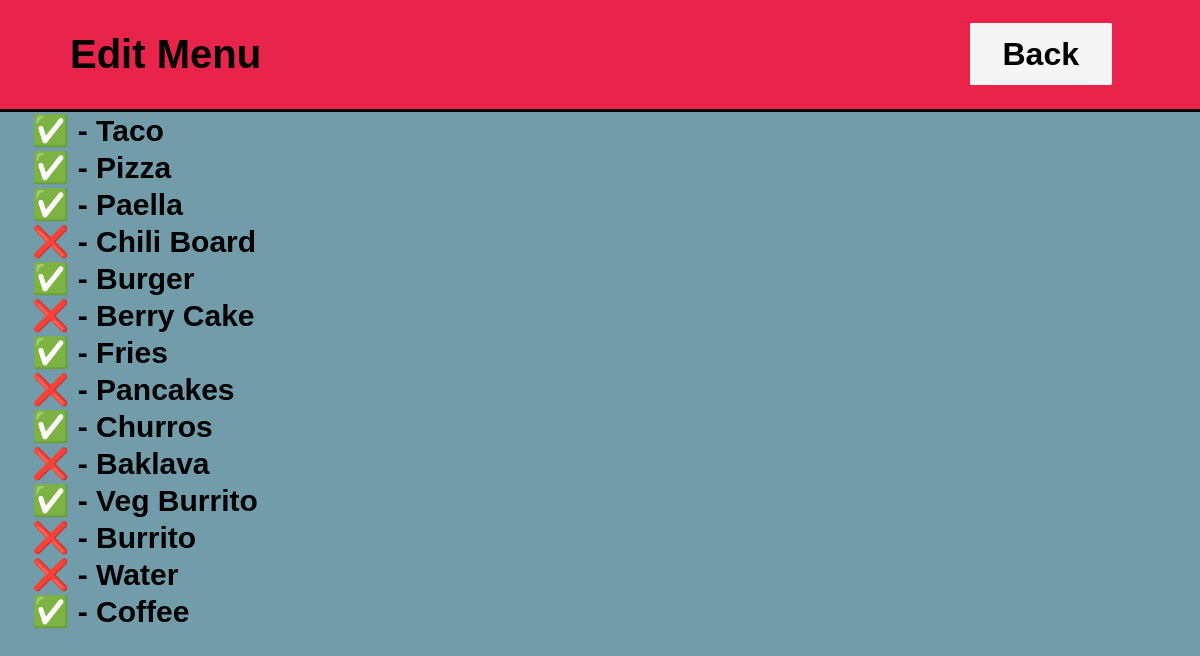
/app/editMenu, run on the app's committed database.
### app/models.py (models this page shows, shortened)
class MenuItem(models.Model):
    categoryOptions = {
        ('starters', 'Starter'),
        ('mains', 'Main'),
        ('desserts', 'Dessert'),
        ('drinks', 'Drink')
    }
    spiceOptions = {
        ('spiceless', 'Spiceless'), #there is no filter option for this but it is the default option (?)
        ('mild', 'Mild'),
        ('hot', 'Hot'),
        ('atomic', 'Atomic')
    }
    allergyOptions = {
        ('none', 'None'), #there is no filter option for this but it is the default option (?)
        ('dairy', 'Dairy'),
        ('gluten', 'Gluten'),
        ('nuts', 'Nuts'),
        ('vegetarian', 'Vegetarian')
    }
    menuItemID = models.AutoField(primary_key=True)
    available = models.BooleanField()
    name = models.CharField(max_length=30)
    description = models.CharField(max_length=120, default = 'Delicious meal')
    price = models.FloatField()
    calories = models.IntegerField(validators=[MaxValueValidator(3500)], default = 150)
    image = models.ImageField(upload_to='MenuItemImages/', blank=False, null=False)
    category = models.CharField(max_length=30, default = 'mains', choices=categoryOptions)
    spice = models.CharField(max_length = 15, default = 'spiceless', choices=spiceOptions)
    allergy = models.CharField(max_length = 30, default = 'none', choices=allergyOptions) #uses string, not discrete options

### app/views.py (the view)
# urls.py: path('editMenu', editMenu, name="editMenu"),
def editMenu(request):
    itemsOnMenu = MenuItem.objects.all()
    context = {"itemsOnMenu": itemsOnMenu}
    return render(request, 'editMenu.html', context)

### app/templates/editMenu.html (shortened to what this page needs)
<!DOCTYPE html>
<head>
   {% load static %}
   <link rel="stylesheet" href="{% static 'app/style.css' %}">
</head>
<body>
    <nav class="navbar">
        <div class="logo">Edit Menu</div>
        <ul class="pages">
            <li><a href="{% url 'waiterCalls' %}">Back</a></li>
        </ul>
    </nav>
    {% if itemsOnMenu %}
        {% for item in itemsOnMenu %}
            <p class="itemToggle"><a href="{% url 'toggleAvailability' item.menuItemID %}">{% if item.available %}✅{% else %}❌{% endif %} - {{ item.name }}</a></p>
        {% endfor %}
    {% else %}
        <p>No items loaded into Database.</p>
    {% endif %}
</body>

### app/static/app/style.css (style rules this page uses)
* { margin: 0; padding: 0; box-sizing: border-box; font-family: Verdana, sans-serif; font-weight: bold; }
nav { width: 100%; padding: 20px 70px; background: rgb(232, 36, 75); border-bottom: 3px solid black; align-items: center; justify-content: space-between; display: flex; z-index: 1; padding-block: 2rem; position: sticky; top: 0; }
nav * { align-items: flex-start; }
html, body { height: 100%; }
body { background-color: #729caa; overflow-y: auto; display: flex; flex-direction: column; }
.pages { display: flex; list-style-type: none; }
.pages li { margin: 3px; }
.pages li a { color: black; font-size: 32px; border: 3px solid whitesmoke; padding: 10px 30px; margin: 0 15px; background-color: whitesmoke; transition: 0.3s ease; text-decoration: none; border-radius: 2px; font-weight: bold; font-family: 'Lucida Sans', 'Lucida Sans Regular', 'Lucida Grande', 'Lucida Sans Unicode', Geneva, Verdana, sans-serif; }
.logo { font-size: 40px; }
a:visited, a:link { color: #2e305b; text-decoration: none; font-size: 30px; }
.itemToggle { font-size: 32px; padding-left: 32px; }
.itemToggle a:visited, .itemToggle a:link { color: #000000; text-decoration: none; }

### data on the page
MenuItem: name "Taco"
MenuItem: name "Pizza"
MenuItem: name "Paella"
MenuItem: name "Chili Board"
MenuItem: name "Burger"
MenuItem: name "Berry Cake"
MenuItem: name "Fries"
MenuItem: name "Pancakes"
MenuItem: name "Churros"
MenuItem: name "Baklava"
MenuItem: name "Veg Burrito"
MenuItem: name "Burrito"
MenuItem: name "Water"
MenuItem: name "Coffee"
